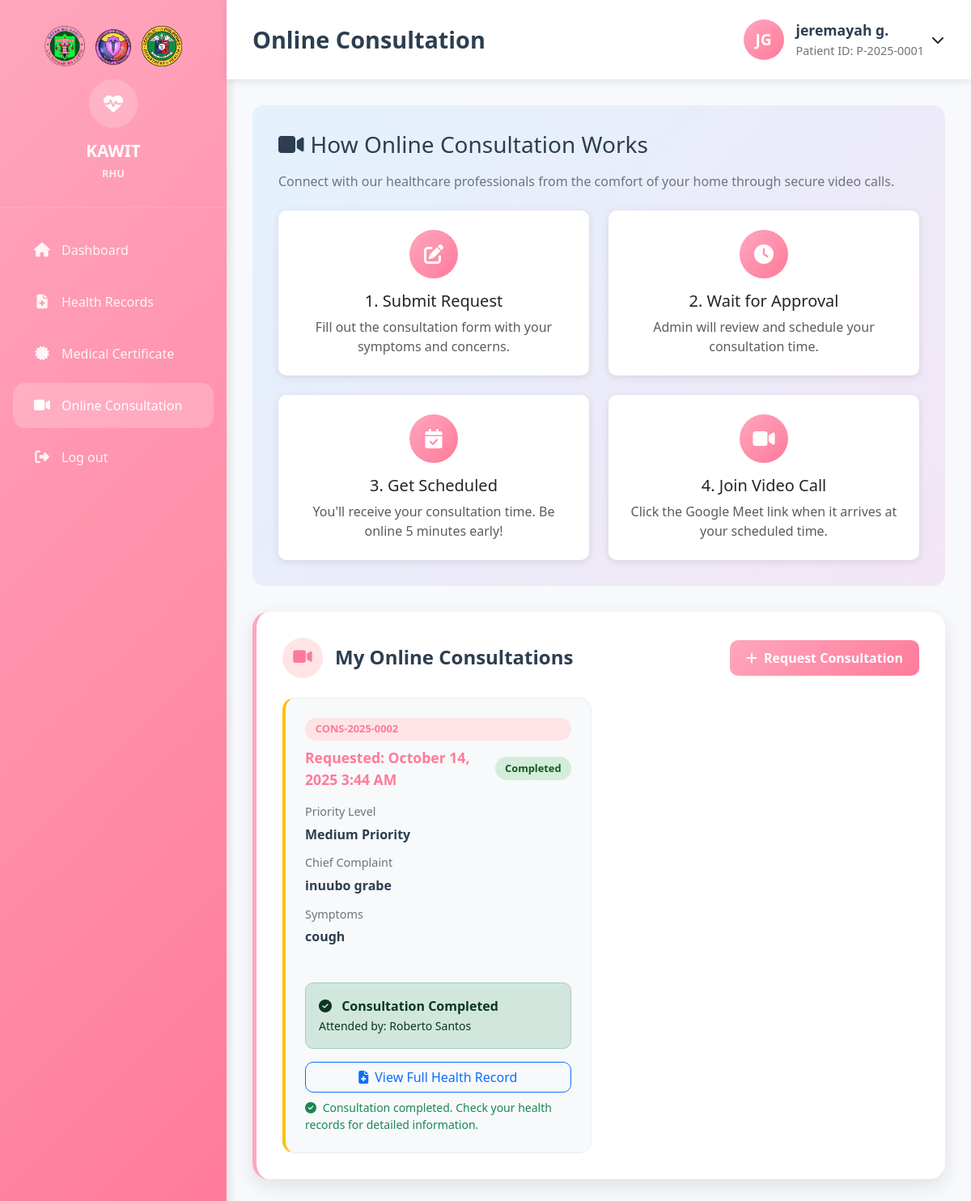
/kawit_rhu/Patient/Consultation.php (signed in), run on the app's committed database.
### tables this page shows
CREATE TABLE `patients` (
  `id` int(11) NOT NULL,
  `user_id` int(11) DEFAULT NULL,
  `patient_id` varchar(20) NOT NULL,
  `first_name` varchar(50) NOT NULL,
  `middle_name` varchar(50) DEFAULT NULL,
  `last_name` varchar(50) NOT NULL,
  `suffix` varchar(10) DEFAULT NULL,
  `date_of_birth` date NOT NULL,
  `gender` enum('Male','Female','Other') NOT NULL,
  `civil_status` enum('Single','Married','Widowed','Divorced','Separated') DEFAULT 'Single',
  `address` text NOT NULL,
  `barangay_id` int(11) DEFAULT NULL,
  `phone` varchar(15) DEFAULT NULL,
  `email` varchar(100) DEFAULT NULL,
  `blood_type` varchar(5) DEFAULT NULL,
  `allergies` text DEFAULT NULL,
  `medical_history` text DEFAULT NULL,
  `emergency_contact_name` varchar(100) DEFAULT NULL,
  `emergency_contact_phone` varchar(15) DEFAULT NULL,
  `emergency_contact_relationship` varchar(50) DEFAULT NULL,
  `guardian_name` varchar(200) DEFAULT NULL,
  `guardian_relationship` varchar(100) DEFAULT NULL,
  `philhealth_number` varchar(20) DEFAULT NULL,
  `osca_number` varchar(50) DEFAULT NULL,
  `family_number` varchar(50) DEFAULT NULL,
  `pwd_status` enum('YES','NO') DEFAULT 'NO',
  `four_ps_status` enum('YES','NO') DEFAULT 'NO',
  `occupation` varchar(100) DEFAULT NULL,
  `educational_attainment` varchar(50) DEFAULT NULL,
  `religion` varchar(50) DEFAULT NULL,
  `profile_picture` varchar(255) DEFAULT NULL,
  `is_active` tinyint(1) DEFAULT 1,
  `created_at` timestamp NOT NULL DEFAULT current_timestamp(),
  `updated_at` timestamp NOT NULL DEFAULT current_timestamp() ON UPDATE current_timestamp(),
  `temperature` decimal(4,1) DEFAULT NULL COMMENT 'In Celsius',
  `blood_pressure` varchar(20) DEFAULT NULL COMMENT 'Format: 120/80',
  `heart_rate` int(11) DEFAULT NULL COMMENT 'Beats per minute',
  `respiratory_rate` int(11) DEFAULT NULL COMMENT 'Breaths per minute',
  `oxygen_saturation` int(11) DEFAULT NULL COMMENT 'Percentage',
  `weight_kg` decimal(5,2) DEFAULT NULL COMMENT 'Weight in kilograms',
  `height_cm` decimal(5,2) DEFAULT NULL COMMENT 'Height in centimeters',
  `bmi` decimal(4,1) DEFAULT NULL COMMENT 'Calculated BMI',
  `is_current_smoker` enum('YES','NO') DEFAULT 'NO',
  `has_alcohol_intake` enum('YES','NO') DEFAULT 'NO',
  `has_illicit_drug_use` enum('YES','NO') DEFAULT 'NO',
  `eats_unhealthy_foods` enum('YES','NO') DEFAULT 'NO',
  `has_regular_exercise` enum('YES','NO') DEFAULT 'NO',
  `has_hypertension` enum('YES','NO') DEFAULT 'NO',
  `gets_hypertension_meds_from_rhu` enum('YES','NO') DEFAULT 'NO',
  `has_diabetes` enum('YES','NO') DEFAULT 'NO',
  `gets_diabetes_meds_from_rhu` enum('YES','NO') DEFAULT 'NO'
);

CREATE TABLE `consultations` (
  `id` int(11) NOT NULL,
  `consultation_number` varchar(20) NOT NULL,
  `patient_id` int(11) NOT NULL,
  `philhealth_no` varchar(50) DEFAULT NULL,
  `osca_number` varchar(50) DEFAULT NULL,
  `family_number` varchar(50) DEFAULT NULL,
  `pwd_status` enum('YES','NO') DEFAULT 'NO',
  `nhts_4ps_status` enum('YES','NO') DEFAULT 'NO',
  `house_number` varchar(50) DEFAULT NULL,
  `street` varchar(100) DEFAULT NULL,
  `municipality` varchar(100) DEFAULT 'Kawit',
  `contact_number` varchar(20) DEFAULT NULL,
  `occupation` varchar(100) DEFAULT NULL,
  `educational_attainment` varchar(100) DEFAULT NULL,
  `guardian_name` varchar(200) DEFAULT NULL,
  `blood_type` varchar(5) DEFAULT NULL,
  `appointment_id` int(11) DEFAULT NULL,
  `consultation_type` enum('online','walk-in','follow-up','emergency') NOT NULL,
  `consultation_date` datetime NOT NULL,
  `scheduled_date` date DEFAULT NULL,
  `scheduled_time` time DEFAULT NULL,
  `chief_complaint` text DEFAULT NULL,
  `medication_taken` text DEFAULT NULL,
  `temperature` decimal(4,1) DEFAULT NULL,
  `blood_pressure_systolic` int(11) DEFAULT NULL,
  `blood_pressure_diastolic` int(11) DEFAULT NULL,
  `heart_rate` int(11) DEFAULT NULL,
  `respiratory_rate` int(11) DEFAULT NULL,
  `oxygen_saturation` int(11) DEFAULT NULL,
  `weight` decimal(5,2) DEFAULT NULL,
  `height` decimal(5,2) DEFAULT NULL,
  `bmi` decimal(4,1) DEFAULT NULL,
  `current_smoker` enum('YES','NO') DEFAULT 'NO',
  `alcohol_intake` enum('YES','NO') DEFAULT 'NO',
  `illicit_drug_use` enum('YES','NO') DEFAULT 'NO',
  `eat_unhealthy_foods` enum('YES','NO') DEFAULT 'NO',
  `regular_exercise` enum('YES','NO') DEFAULT 'NO',
  `with_hypertension` enum('YES','NO') DEFAULT 'NO',
  `hypertension_meds_from_rhu` enum('YES','NO') DEFAULT 'NO',
  `with_diabetes` enum('YES','NO') DEFAULT 'NO',
  `diabetes_meds_from_rhu` enum('YES','NO') DEFAULT 'NO',
  `general_appearance` text DEFAULT NULL,
  `heent_exam` text DEFAULT NULL,
  `respiratory_exam` text DEFAULT NULL,
  `cardiovascular_exam` text DEFAULT NULL,
  `abdomen_exam` text DEFAULT NULL,
  `musculoskeletal_exam` text DEFAULT NULL,
  `history_of_present_illness` text DEFAULT NULL,
  `symptoms` text DEFAULT NULL,
  `vital_signs` longtext DEFAULT NULL CHECK (json_valid(`vital_signs`)),
  `physical_examination` text DEFAULT NULL,
  `assessment` text DEFAULT NULL,
  `diagnosis` text DEFAULT NULL,
  `assessment_notes` text DEFAULT NULL,
  `fitness_status` varchar(50) DEFAULT NULL,
  `restrictions` text DEFAULT NULL,
  `treatment_plan` text DEFAULT NULL,
  `medications_prescribed` text DEFAULT NULL,
  `prescribed_by_name` varchar(200) DEFAULT NULL,
  `prescribed_by_signature` varchar(255) DEFAULT NULL,
  `recommendations` text DEFAULT NULL,
  `follow_up_instructions` text DEFAULT NULL,
  `priority` enum('low','medium','high','urgent') DEFAULT 'medium',
  `status` enum('pending','in_progress','completed','cancelled') DEFAULT 'pending',
  `rejection_reason` text DEFAULT NULL,
  `assigned_doctor` int(11) DEFAULT NULL,
  `approved_by` int(11) DEFAULT NULL,
  `approved_at` datetime DEFAULT NULL,
  `consultation_location` enum('RHU','BHS') DEFAULT 'RHU',
  `google_meet_link` varchar(500) DEFAULT NULL,
  `patient_notes` text DEFAULT NULL,
  `barangay_id` int(11) DEFAULT NULL,
  `follow_up_date` date DEFAULT NULL,
  `created_at` timestamp NOT NULL DEFAULT current_timestamp(),
  `updated_at` timestamp NOT NULL DEFAULT current_timestamp() ON UPDATE current_timestamp()
);

### kawit_rhu/Patient/Consultation.php (the view, shortened to what the rows shown need)
<?php
$host = 'localhost';
$dbname = 'kawit_rhu';
$username = 'root';
$password = '';
try {
    $pdo = new PDO("mysql:host=$host;dbname=$dbname", $username, $password);
    $pdo->setAttribute(PDO::ATTR_ERRMODE, PDO::ERRMODE_EXCEPTION);
} catch(PDOException $e) {
    die("Connection failed: " . $e->getMessage());
}
$stmt = $pdo->prepare("
    SELECT p.*, u.username, b.barangay_name,
           YEAR(CURDATE()) - YEAR(p.date_of_birth) as age
    FROM patients p
    JOIN users u ON p.user_id = u.id
    LEFT JOIN barangays b ON p.barangay_id = b.id
    WHERE u.id = ?
");
$stmt->execute([$_SESSION['user_id']]);
$patient = $stmt->fetch(PDO::FETCH_ASSOC);
$consultationsStmt = $pdo->prepare("
    SELECT c.*, CONCAT(s.first_name, ' ', s.last_name) as doctor_name,
           b.barangay_name as consultation_location_name
    FROM consultations c
    LEFT JOIN staff s ON c.assigned_doctor = s.id
    LEFT JOIN barangays b ON c.barangay_id = b.id
    WHERE c.patient_id = ? AND c.consultation_type = 'online'
    ORDER BY c.consultation_date DESC, c.created_at DESC
");
$consultationsStmt->execute([$patient['id']]);
$consultations = $consultationsStmt->fetchAll(PDO::FETCH_ASSOC);
?>
<!DOCTYPE html>
<html lang="en">
<head>
    <link href="https://cdnjs.cloudflare.com/ajax/libs/bootstrap/5.3.0/css/bootstrap.min.css" rel="stylesheet">
    <link href="https://cdnjs.cloudflare.com/ajax/libs/font-awesome/6.4.0/css/all.min.css" rel="stylesheet">
    <link rel="stylesheet" href="../Patient/style.css">
</head>
<body>
    <div class="main-container">
        <div class="main-content">
            <nav class="top-navbar">
                <h1 class="page-title">Online Consultation</h1>
                <div class="user-info">
                    <div class="user-avatar">
                        <?php
                        $initials = strtoupper(substr($patient['first_name'], 0, 1) . substr($patient['last_name'], 0, 1));
                        echo $initials;
                        ?>
                    </div>
                    <div class="user-details">
                        <div class="user-name"><?php echo htmlspecialchars($patient['first_name'] . ' ' . substr($patient['last_name'], 0, 1) . '.'); ?></div>
                        <div class="user-role">Patient ID: <?php echo htmlspecialchars($patient['patient_id']); ?></div>
                    </div>
                    <div class="dropdown">
                        <button class="btn btn-link text-dark p-0 ms-2" type="button" data-bs-toggle="dropdown" style="text-decoration: none;">
                        </button>
                    </div>
                </div>
            </nav>
            <div class="dashboard-content">
                <div class="content-section">
                    <?php if (!empty($consultations)): ?>
                        <div class="consultations-grid">
                        <?php foreach ($consultations as $consultation): ?>
                            <div class="consultation-card priority-<?php echo $consultation['priority']; ?>">
                                <div class="consultation-number"><?php echo htmlspecialchars($consultation['consultation_number']); ?></div>
                                <div class="consultation-header">
                                    <div class="consultation-date">
                                        Requested: <?php echo date('F j, Y g:i A', strtotime($consultation['created_at'])); ?>
                                    </div>
                                    <span class="consultation-status status-<?php echo str_replace('_', '-', $consultation['status']); ?>">
                                        <?php echo ucfirst(str_replace('_', ' ', $consultation['status'])); ?>
                                    </span>
                                </div>
                                <div class="consultation-content">
                                    <div class="consultation-label">Priority Level</div>
                                    <div class="consultation-value"><?php echo ucfirst($consultation['priority']); ?> Priority</div>
                                    <?php if ($consultation['chief_complaint']): ?>
                                        <div class="consultation-label">Chief Complaint</div>
                                        <div class="consultation-value"><?php echo htmlspecialchars($consultation['chief_complaint']); ?></div>
                                    <?php endif; ?>
                                    <?php if ($consultation['symptoms']): ?>
                                        <div class="consultation-label">Symptoms</div>
                                        <div class="consultation-value"><?php echo htmlspecialchars($consultation['symptoms']); ?></div>
                                    <?php endif; ?>
                                </div>
                        <?php if ($consultation['status'] == 'pending'): ?>
                                    <div class="mt-3">
                                        <div class="alert alert-warning mb-0">
                                            <i class="fas fa-hourglass-half me-2"></i>
                                            <strong>Waiting for Approval:</strong> Your consultation request is pending. Admin will review and schedule your appointment soon.
                                        </div>
                                        <button class="btn btn-danger mt-2" onclick="cancelConsultation(<?php echo $consultation['id']; ?>, '<?php echo htmlspecialchars($consultation['consultation_number']); ?>')" style="width: 100%; border-radius: 10px;">
                                            <i class="fas fa-times-circle me-2"></i>Cancel Consultation Request
                                        </button>
                                    </div>
                                <?php elseif ($consultation['status'] == 'completed'): ?>
                                    <div class="mt-3">
                                        <div class="alert alert-success mb-3">
                                            <i class="fas fa-check-circle me-2"></i>
                                            <strong>Consultation Completed</strong>
                                            <?php if ($consultation['doctor_name']): ?>
                                                <br><small>Attended by: <?php echo htmlspecialchars($consultation['doctor_name']); ?></small>
                                            <?php endif; ?>
                                        </div>
                                        <div class="d-flex gap-2 mt-3">
                                            <a href="Health_Record.php" class="btn btn-outline-primary" style="border-radius: 10px; flex: 1;">
                                                <i class="fas fa-file-medical me-2"></i>View Full Health Record
                                            </a>
                                        </div>
                                        <small class="text-success d-block mt-2">
                                            <i class="fas fa-check-circle me-1"></i>
                                            Consultation completed. Check your health records for detailed information.
                                        </small>
                                    </div>
                                <?php endif; ?>
                            </div>
                        <?php endforeach; ?>
                        </div>
                    <?php endif; ?>
                </div>
            </div>
        </div>
    </div>
</body>
</html>

### data on the page
patients: initials "JG", first_name+last_name "jeremayah g.", patient "P-2025-0001"
consultations: consultation_number "CONS-2025-0002", created_at "October 14, 2025 3:44 AM", status "Completed", priority "Medium", chief_complaint "inuubo grabe", symptoms "cough", doctor_name "Roberto Santos"
